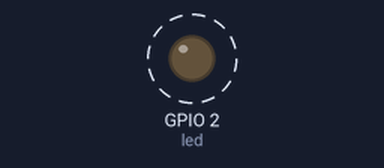
Simulated run of this program. Board: ESP32 board running MicroPython. Shown: output pins drawn as LEDs (lit = HIGH). Dashed ring = blinking.

Above: at 0.2 s.
Timing chart, 0 to 3.0 s (numbered marks = the images above):
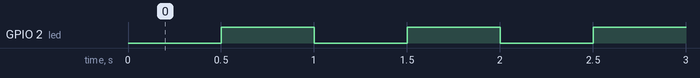

The program:

blink_led.py
```python
from machine import Pin
from machine import Timer
import time

led = Pin(2, Pin.OUT)
tim0 = Timer(0)

def LED_toggle(t):
    led.value(not(led.value()))

tim0.init(period=500, callback=LED_toggle)

while(True):
    pass
```

Measured:
- by itself, GPIO 2 (led): alternates HIGH for 0.50 s and LOW for 0.50 s
